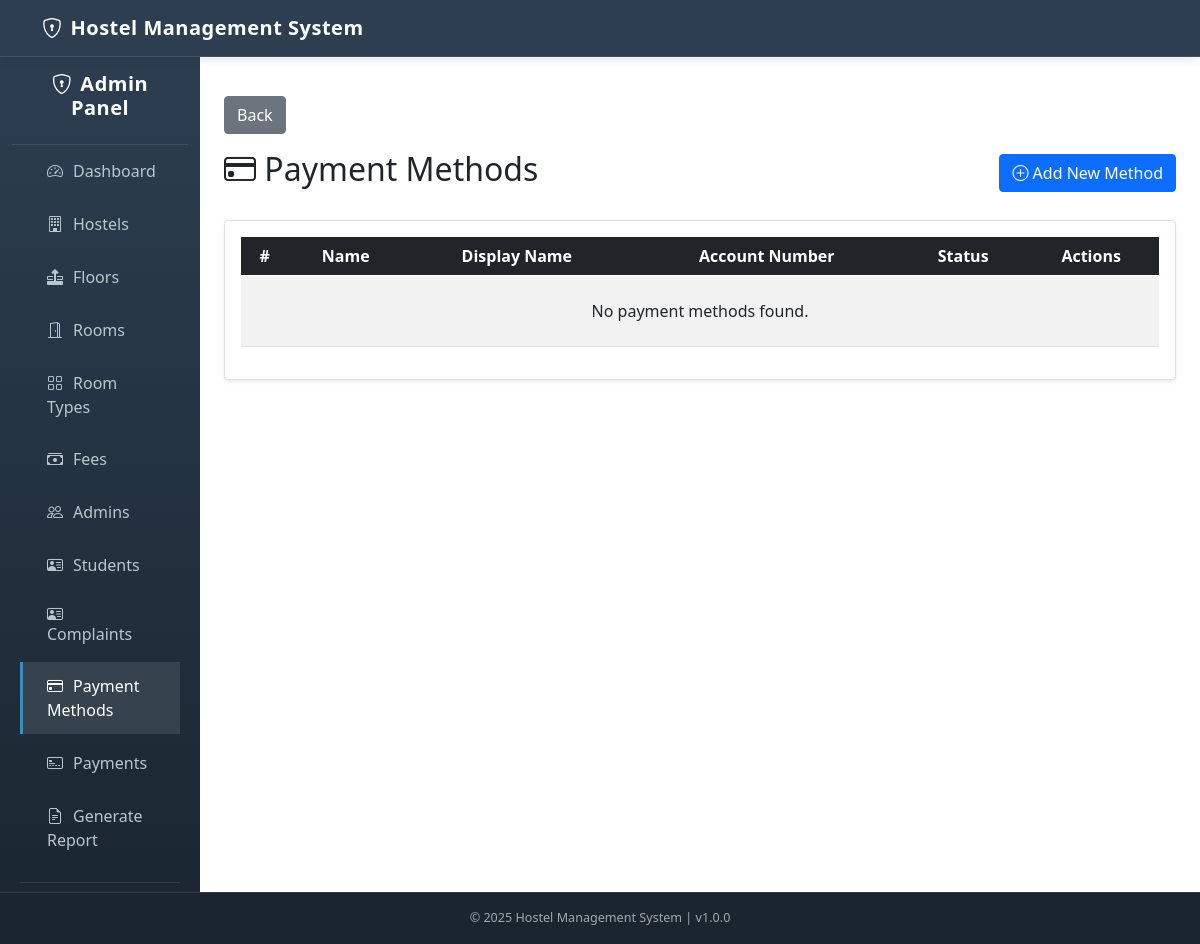
Before: /admin/sections/payments/payment_method/index.php (signed in) with the older database file.
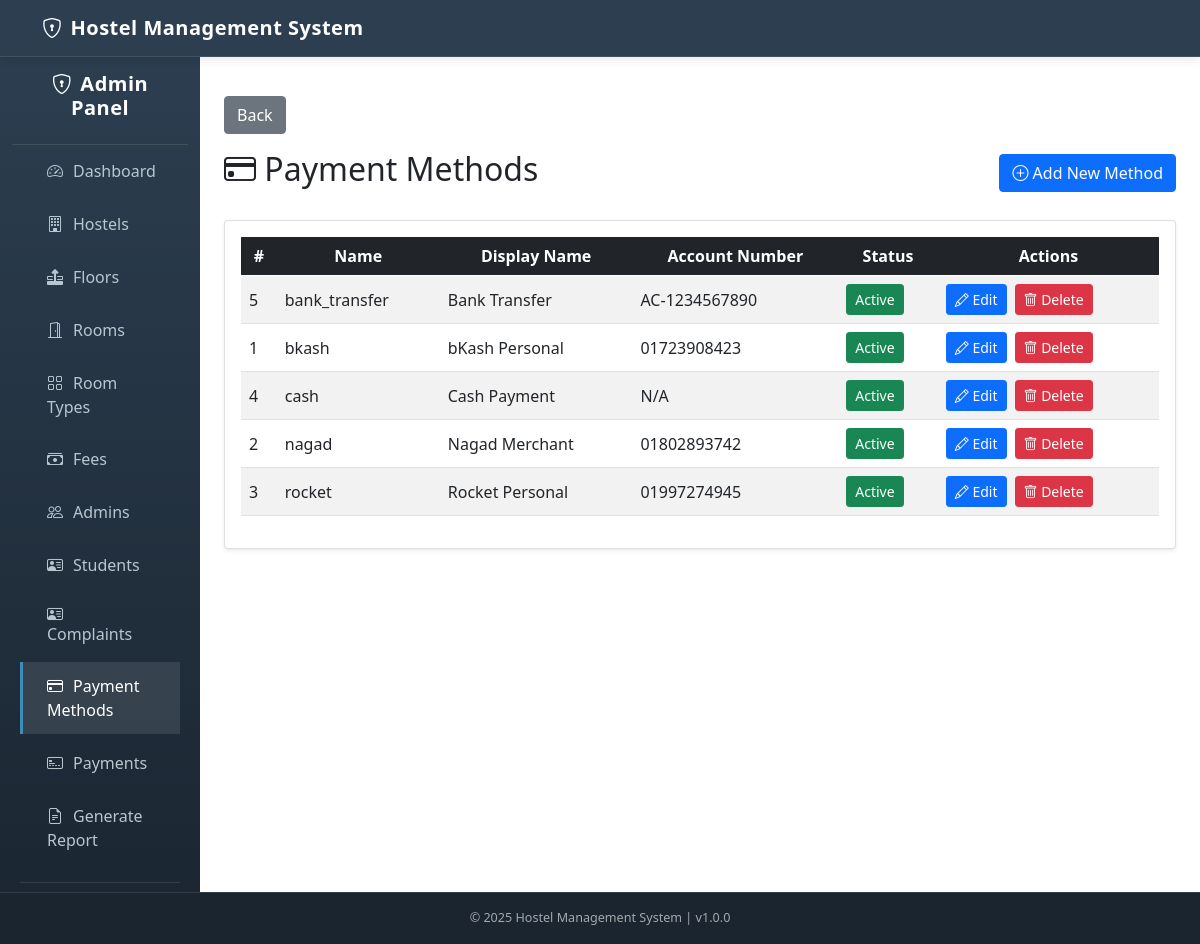
After: the same page with the newer database file.
### tables this page shows
CREATE TABLE `payment_methods` (
  `id` int(11) NOT NULL,
  `name` varchar(50) NOT NULL,
  `display_name` varchar(100) NOT NULL,
  `account_number` varchar(50) DEFAULT NULL,
  `active` tinyint(1) DEFAULT 1,
  `created_at` timestamp NOT NULL DEFAULT current_timestamp()
);

### admin/sections/payments/payment_method/index.php (the view, shortened to what this page needs)
<?php
require_once BASE_PATH . '/config/db.php';
$methods = $conn->query("SELECT * FROM payment_methods ORDER BY name")->fetch_all(MYSQLI_ASSOC);
require_once BASE_PATH . '/admin/includes/header_admin.php';
?>
<div class="content container-fluid mt-5">
    <div class="row full-height">
        <?php require_once BASE_PATH . '/admin/includes/sidebar_admin.php'; ?>
        <main class="col-md-10 ms-sm-auto px-md-4 py-4">
            <a href="<?= BASE_URL . '/admin/sections/payments/index.php' ?>" class="btn btn-secondary mb-3 mt-4">Back</a>
            <div class="d-flex justify-content-between align-items-center mb-4">
                <h2><i class="bi bi-credit-card"></i> Payment Methods</h2>
                <a href="add_payment_method.php" class="btn btn-primary">
                    <i class="bi bi-plus-circle"></i> Add New Method
                </a>
            </div>
            <div class="card shadow-sm">
                <div class="card-body">
                    <div class="table-responsive">
                        <table class="table table-striped table-hover align-middle">
                            <thead class="table-dark text-center">
                                <tr>
                                    <th>#</th>
                                    <th>Name</th>
                                    <th>Display Name</th>
                                    <th>Account Number</th>
                                    <th>Status</th>
                                    <th>Actions</th>
                                </tr>
                            </thead>
                            <tbody>
                                <?php if (empty($methods)): ?>
                                    <tr>
                                        <td colspan="6" class="text-center py-4">No payment methods found.</td>
                                    </tr>
                                <?php else: ?>
                                    <?php foreach ($methods as $method): ?>
                                        <tr>
                                            <td><?= $method['id'] ?></td>
                                            <td><?= htmlspecialchars($method['name']) ?></td>
                                            <td><?= htmlspecialchars($method['display_name']) ?></td>
                                            <td><?= htmlspecialchars($method['account_number'] ?? 'N/A') ?></td>
                                            <td>
                                                <button class="btn btn-sm toggle-status <?= $method['active'] ? 'btn-success' : 'btn-secondary' ?>"
                                                    data-id="<?= $method['id'] ?>"
                                                    data-status="<?= $method['active'] ?>">
                                                    <?= $method['active'] ? 'Active' : 'Inactive' ?>
                                                </button>
                                            </td>
                                            <td>
                                                <div class="d-flex gap-2">
                                                    <a href="edit_payment_method.php?id=<?= $method['id'] ?>" class="btn btn-sm btn-primary">
                                                        <i class="bi bi-pencil"></i> Edit
                                                    </a>
                                                    <button class="btn btn-sm btn-danger delete-method" data-id="<?= $method['id'] ?>">
                                                        <i class="bi bi-trash"></i> Delete
                                                    </button>
                                                </div>
                                            </td>
                                        </tr>
                                    <?php endforeach; ?>
                                <?php endif; ?>
                            </tbody>
                        </table>
                    </div>
                </div>
            </div>
        </main>
    </div>
</div>
<?php require_once BASE_PATH . '/admin/includes/footer_admin.php'; ?>

Changed rows visible on the page:
added payment_methods: id "5", name "bank_transfer", display_name "Bank Transfer", account_number "AC-1234567890", active "Active"
added payment_methods: id "1", name "bkash", display_name "bKash Personal", account_number "01723908423", active "Active"
added payment_methods: id "4", name "cash", display_name "Cash Payment", account_number "N/A", active "Active"
added payment_methods: id "2", name "nagad", display_name "Nagad Merchant", account_number "01802893742", active "Active"
added payment_methods: id "3", name "rocket", display_name "Rocket Personal", account_number "01997274945", active "Active"
Other visible differences:
text no longer shown: "No payment methods found."
